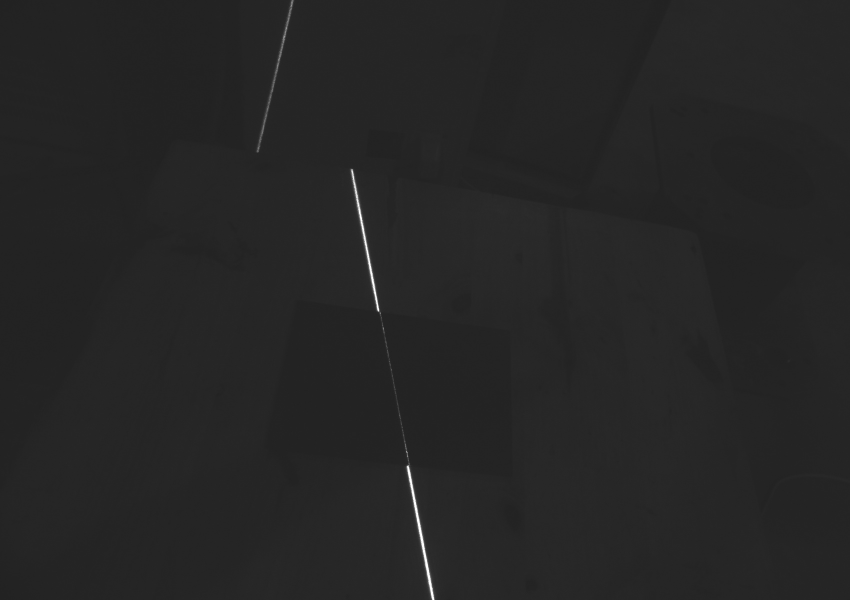
#> input picture App_Data/Test_eye_to_hand/test.jpg, 1700 x 1200 px (shown at 1/2 size)
$ python -i Test_eye_to_hand.py   (imports and definitions only)
#> lines starting #> are read from the running program, lines starting #| are printed output that depends on the picture; after the words box and inside, x2 and y2 are one past the last pixel; in counts of white or black regions, pixels touching at a corner belong together
#> further down, picture is the input picture: shape (1200, 1700, 3); min 29, max 255, mean 37.5
### App_Lib/Vision_Lib.py
import numpy as np
import cv2 as cv
from GlobalVariables import *
from App_Lib.App import *
import socket
import time

# from GlobalVariables import camera_external_params


class Vision():
    def __init__(self):
        self.intrinsic, self.dist_coffs = load_coefficients((camera_params))
        self.intrinsic_ex, self.dist_coffs_ex = load_coefficients((camera_external_params))
        self.eye2hand = load_eye2hand((handeye_params))
        # coeffcients of laser plane: ax + by + cz + d = 0
        c = -1
        a, b, d = load_laserplane((laserplane_params))
        self.plane = [a,b,c,d]
        # adjust according to sensor size
        self.rows = 1200
        self.cols = 1700
        self.rows_ex = 2560
        self.cols_ex = 2560

    # [69 lines left out: functions Preprocessing_laser, Preprocessing, Preprocessing_external_cam, LaserCenter_ex, LaserCenter, not called in this run]

    def WeldseamCenter(self, img):
        weldseam_center = np.zeros((self.rows,self.cols))
        return weldseam_center

    # [156 lines left out: functions CrossLaser, TripleLaser, CD, houghline, __RPY2mtrx, posc2Rt and 5 more, not called in this run]

### App_Lib/App.py
import numpy as np
import cv2 as cv
from GlobalVariables import *
import socket
import time

# [7 lines left out: function save_coefficients, not called in this run]

def savematrix(filename:str, matrix):
    with open(filename, 'w') as f:
        f.writelines('\t'.join(str(j) for j in i) + '\n' for i in matrix)

def load_coefficients(path):
    """ Loads camera matrix and distortion coefficients. """
    # FILE_STORAGE_READ
    cv_file = cv.FileStorage(path, cv.FILE_STORAGE_READ)
    # note we also have to specify the type to retrieve otherwise we only get a
    # FileNode object back instead of a matrix
    camera_matrix = cv_file.getNode("K").mat()
    dist_matrix = cv_file.getNode("D").mat()
    cv_file.release()
    return [camera_matrix, dist_matrix]

def load_eye2hand(path):
     # FILE_STORAGE_READ
    cv_file = cv.FileStorage(path, cv.FILE_STORAGE_READ)
    eye2hand = cv_file.getNode("K1").mat()
    cv_file.release()
    return eye2hand

def load_laserplane(path):
    cv_file = cv.FileStorage(path, cv.FILE_STORAGE_READ)
    a, b, d = cv_file.getNode("P").mat()
    cv_file.release()
    return float(a), float(b), float(d)

### Test_eye_to_hand.py
import cv2 as cv
import numpy as np
import glob
from App_Lib.Vision_Lib import Vision
from App_Lib.App import savematrix, load_eye2hand,load_laserplane
from skimage.measure import ransac, LineModelND
from GlobalVariables import *
from matplotlib import pyplot as plt
from pypylon import pylon
import threading
import tqdm
import sys,time
rows = 1200
cols = 1700

# [1 line that did not run here, left out]
# [1 line that did not run here, left out]
# [1 line that did not run here, left out]
eye2hand = load_eye2hand((eye_to_hand_params))
# [1 line not run here, left out]
c = -1
# [1 line that did not run here, left out]
# [1 line that did not run here, left out]
# [1 line that did not run here, left out]
# [1 line that did not run here, left out]
# [1 line that did not run here, left out]

# natural sorting https://stackoverflow.com/questions/5967500/how-to-correctly-sort-a-string-with-a-number-inside/5967539#5967539
import re

def atoi(text):
    return int(text) if text.isdigit() else text

# [44 lines left out: functions natural_keys, WeldSeamCenter, LaserCenter, not called in this run]

def Preprocessing(img):
    blur = cv.GaussianBlur(img,(7,7),0)                 # use when img is gray image
    _, thresh = cv.threshold(blur,100,255,cv.THRESH_BINARY)
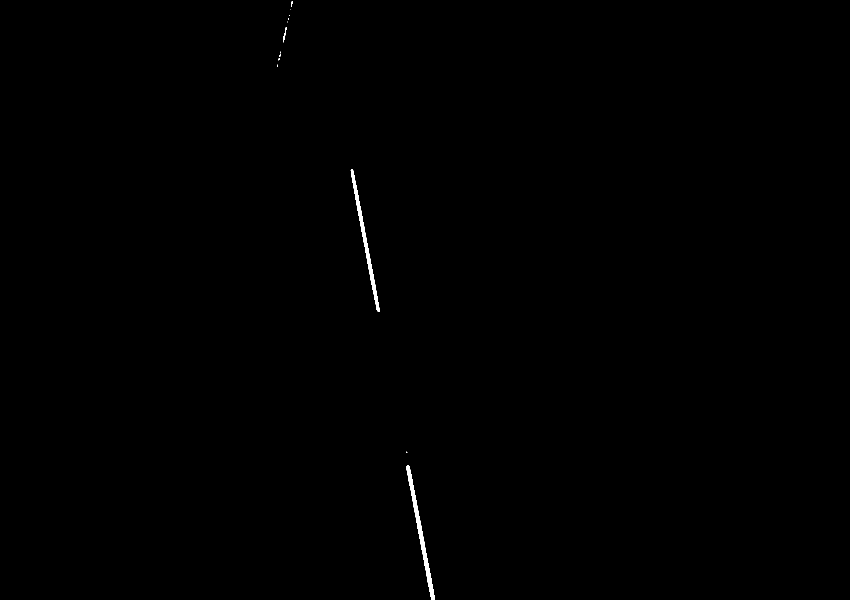
#> thresh: shape (1200, 1700, 3) (shown at 1/2 size); 0.2% white; 13 white regions (9 under 20 px), largest, box (x1, y1, x2, y2) and area: (813, 930, 870, 1200) 2096, (701, 338, 759, 624) 1889, (566, 54, 574, 85) 71, (582, 2, 585, 13) 20
    closing = thresh
    del blur
    for _ in range(5):
        closing = cv.morphologyEx(closing, cv.MORPH_CLOSE, np.ones((7,7),np.uint8))
    del thresh
    return closing

# https://stackoverflow.com/questions/20677795/how-do-i-compute-the-intersection-point-of-two-lines
# [19 lines left out: functions line_intersection, calc_weldpoint2robot, not called in this run]


# [75 lines not run here, left out]
WeldPoints = []
pos_no = 0
path1 = "E:/New_Code/App_Data/Test_eye_to_hand/"
Images = glob.glob(path1 + '*.jpg')

# [52 lines not run here, left out]
    # [20 lines of commented-out code are left out]

>>> import cv2
>>> picture = cv2.imread('App_Data/Test_eye_to_hand/test.jpg')
>>> result = Preprocessing(picture)
